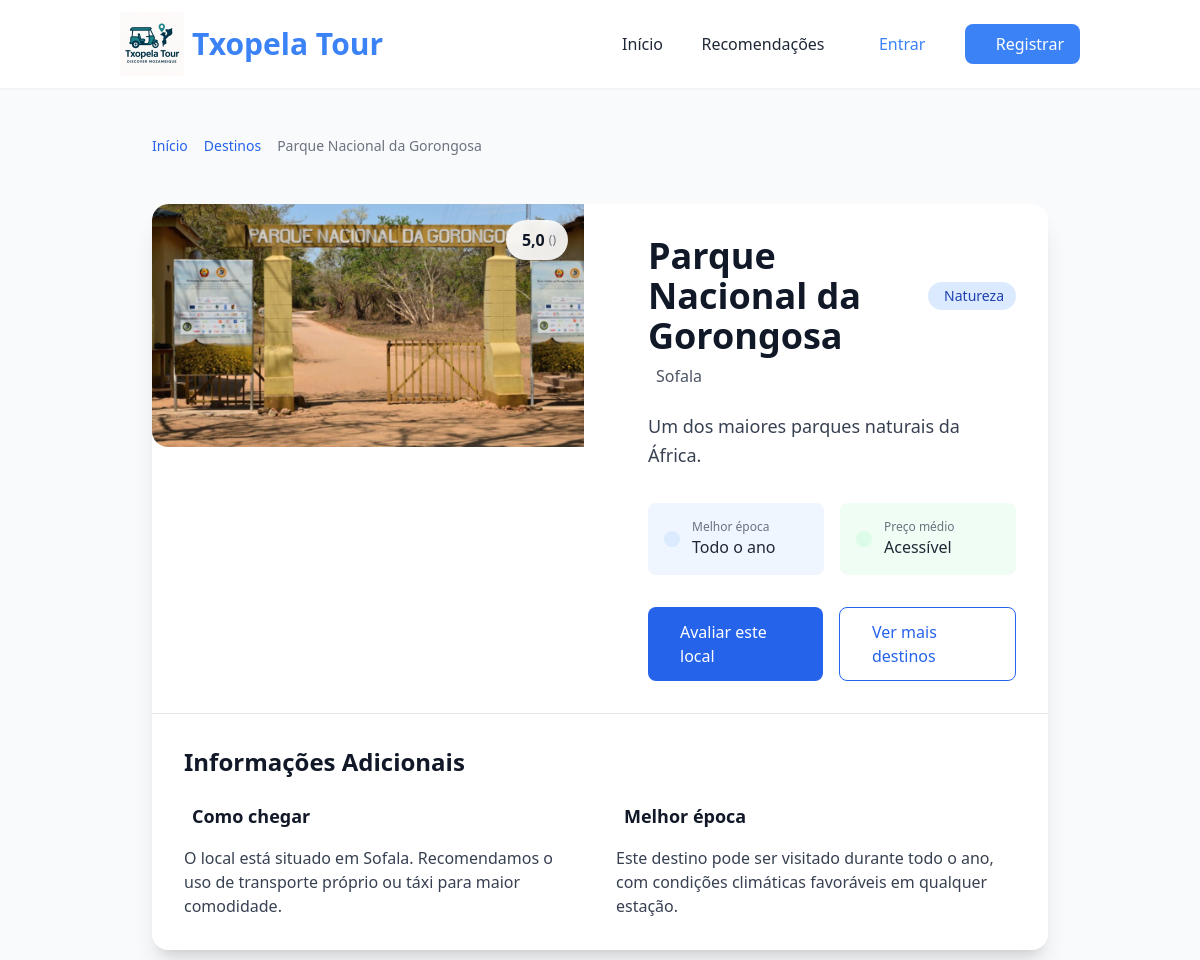
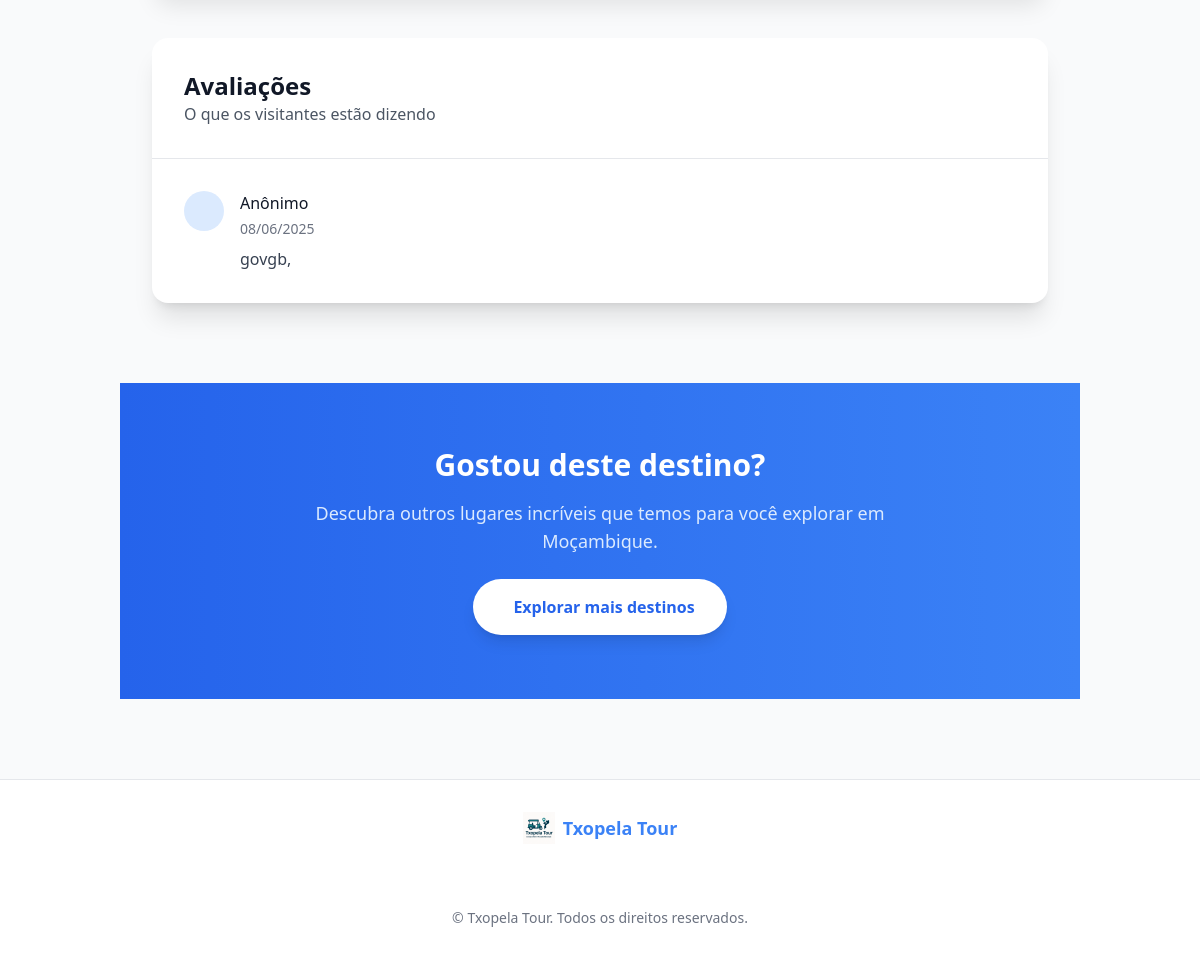
The page /lugar/3/ on the database its author committed (2 pictures, top to bottom).
### turismo/models.py (models this page shows, shortened)
class PontoTuristico(models.Model):
    nome = models.CharField(max_length=100)
    descricao = models.TextField()
    localizacao = models.CharField(max_length=200)
    imagem = models.ImageField(upload_to='pontos/', null=True, blank=True)
    data_cadastro = models.DateTimeField(auto_now_add=True)
    categoria = models.CharField(max_length=100, blank=True, null=True)
    @property
    def media_avaliacoes(self):
        avg = self.avaliacoes.aggregate(Avg('nota'))['nota__avg']
        return round(avg, 1) if avg is not None else "Ainda sem avaliações"

class Avaliacao(models.Model):
    visitante = models.ForeignKey(
        settings.AUTH_USER_MODEL,
        on_delete=models.CASCADE,
        limit_choices_to={'perfilusuario__tipo': 'visitante'}
    )
    lugar = models.ForeignKey(PontoTuristico, on_delete=models.CASCADE, related_name='avaliacoes')
    nota = models.IntegerField(choices=[(i, str(i)) for i in range(1, 6)])
    comentario = models.TextField(blank=True, null=True)  # Made optional
    data_avaliacao = models.DateTimeField(auto_now_add=True)

### turismo/views.py (the view)
# urls.py: path('lugar/<int:lugar_id>/', views.detalhe_ponto, name='detalhe_ponto'),
def detalhe_ponto(request, lugar_id):
    lugar = get_object_or_404(PontoTuristico, id=lugar_id)
    avaliacoes = Avaliacao.objects.filter(lugar=lugar)
    return render(request, 'turismo/detalhe_ponto.html', {
        'lugar': lugar,
        'avaliacoes': avaliacoes,
    })

### turismo/templates/turismo/detalhe_ponto.html (shortened to what this page needs)
{% extends 'turismo/base.html' %}
{% load static %}
{% block content %}
<nav class="container mx-auto px-4 sm:px-6 lg:px-8 py-4">
  <ol class="flex items-center space-x-2 text-sm">
    <li>
      <a href="{% url 'turismo:home' %}" class="text-blue-600 hover:underline">Início</a>
    </li>
    <li>
      <a href="{% url 'turismo:recomendacoes' %}" class="text-blue-600 hover:underline">Destinos</a>
    </li>
    <li class="text-gray-500 truncate max-w-xs">{{ lugar.nome }}</li>
  </ol>
</nav>
<main class="container mx-auto px-4 sm:px-6 lg:px-8 py-8">
  <div class="bg-white rounded-2xl shadow-xl overflow-hidden">
    <div class="grid grid-cols-1 lg:grid-cols-2 gap-8">
      <div class="relative">
        {% if lugar.imagem %}
        <div class="aspect-w-16 aspect-h-12 overflow-hidden rounded-t-2xl lg:rounded-l-2xl lg:rounded-tr-none">
          <img
            src="{{ lugar.imagem.url }}"
            class="w-full h-full object-cover transition-all duration-500 hover:scale-105"
            alt="{{ lugar.nome }}"
            loading="lazy"
          />
        </div>
        {% else %}
        <div class="flex flex-col items-center justify-center bg-gray-100 text-gray-500 h-96 rounded-t-2xl lg:rounded-l-2xl lg:rounded-tr-none">
          <i class="ph ph-image text-5xl mb-4"></i>
          <span class="text-lg font-medium">Sem imagem disponível</span>
        </div>
        {% endif %}
        {% if lugar.media_avaliacoes %}
        <div class="absolute top-4 right-4 bg-white/90 backdrop-blur-sm px-3 py-2 rounded-full shadow-md flex items-center">
          <span class="font-semibold text-gray-900">{{ lugar.media_avaliacoes|floatformat:1 }}</span>
          <span class="text-xs text-gray-500 ml-1">({{ lugar.total_avaliacoes }})</span>
        </div>
        {% endif %}
      </div>
      <div class="p-6 sm:p-8">
        <div class="mb-6">
          <div class="flex items-center justify-between">
            <h1 class="text-3xl sm:text-4xl font-bold text-gray-900">{{ lugar.nome }}</h1>
            <span class="inline-flex items-center px-3 py-1 rounded-full text-sm font-medium bg-blue-100 text-blue-800">
               {{ lugar.categoria }}
            </span>
          </div>
          <div class="flex items-center mt-2 text-gray-600">
            <span>{{ lugar.localizacao }}</span>
          </div>
        </div>
        <div class="prose max-w-none text-gray-700 mb-8">
          <p class="text-lg leading-relaxed">{{ lugar.descricao }}</p>
        </div>
        <div class="grid grid-cols-2 gap-4 mb-8">
          <div class="bg-blue-50 p-4 rounded-lg">
            <div class="flex items-center">
              <div class="p-2 bg-blue-100 rounded-full mr-3">
              </div>
              <div>
                <p class="text-xs text-gray-500">Melhor época</p>
                <p class="font-medium">Todo o ano</p>
              </div>
            </div>
          </div>
          <div class="bg-green-50 p-4 rounded-lg">
            <div class="flex items-center">
              <div class="p-2 bg-green-100 rounded-full mr-3">
              </div>
              <div>
                <p class="text-xs text-gray-500">Preço médio</p>
                <p class="font-medium">Acessível</p>
              </div>
            </div>
          </div>
        </div>
        <div class="flex flex-col sm:flex-row gap-4">
          <a href="{% url 'turismo:avaliar' lugar.id %}"
             class="flex-1 flex items-center justify-center gap-2 bg-blue-600 hover:bg-blue-700 text-white px-6 py-3 rounded-lg font-medium transition-colors duration-300">
             Avaliar este local
          </a>
          <a href="{% url 'turismo:recomendacoes' %}"
             class="flex-1 flex items-center justify-center gap-2 bg-white border border-blue-600 text-blue-600 hover:bg-blue-50 px-6 py-3 rounded-lg font-medium transition-colors duration-300">
             Ver mais destinos
          </a>
        </div>
      </div>
    </div>
    <div class="border-t border-gray-200 p-6 sm:p-8">
      <h2 class="text-2xl font-bold text-gray-900 mb-6">Informações Adicionais</h2>
      <div class="grid grid-cols-1 md:grid-cols-2 gap-8">
        <div>
          <h3 class="flex items-center text-lg font-semibold text-gray-900 mb-4">
             Como chegar
          </h3>
          <p class="text-gray-700">
            O local está situado em {{ lugar.localizacao }}. Recomendamos o uso de transporte próprio ou táxi para maior comodidade.
          </p>
        </div>
        <div>
          <h3 class="flex items-center text-lg font-semibold text-gray-900 mb-4">
             Melhor época
          </h3>
          <p class="text-gray-700">
            Este destino pode ser visitado durante todo o ano, com condições climáticas favoráveis em qualquer estação.
          </p>
        </div>
      </div>
    </div>
  </div>
  {% if avaliacoes %}
  <div class="mt-12 bg-white rounded-2xl shadow-xl overflow-hidden">
    <div class="p-6 sm:p-8 border-b border-gray-200">
      <h2 class="text-2xl font-bold text-gray-900">Avaliações</h2>
      <p class="text-gray-600">O que os visitantes estão dizendo</p>
    </div>
    <div class="divide-y divide-gray-200">
      {% for avaliacao in avaliacoes %}
      <div class="p-6 sm:p-8">
        <div class="flex items-start">
          <div class="flex-shrink-0">
            <div class="h-10 w-10 rounded-full bg-blue-100 flex items-center justify-center text-blue-600">
            </div>
          </div>
          <div class="ml-4 flex-1">
            <div class="flex items-center justify-between">
              <h4 class="font-medium text-gray-900">
                {{ avaliacao.usuario.username|default:"Anônimo" }}
              </h4>
            </div>
            <div class="mt-1 text-sm text-gray-500">
              {{ avaliacao.data_avaliacao|date:"d/m/Y" }}
            </div>
            <div class="mt-2 text-gray-700">
              <p>{{ avaliacao.comentario }}</p>
            </div>
          </div>
        </div>
      </div>
      {% endfor %}
    </div>
  </div>
  {% endif %}
</main>
<section class="bg-gradient-to-r from-blue-600 to-blue-500 py-12 sm:py-16 mt-12">
  <div class="container mx-auto px-4 sm:px-6 lg:px-8 text-center">
    <h2 class="text-2xl sm:text-3xl font-bold text-white mb-4">
      Gostou deste destino?
    </h2>
    <p class="text-lg text-blue-100 max-w-2xl mx-auto mb-6">
      Descubra outros lugares incríveis que temos para você explorar em Moçambique.
    </p>
    <a href="{% url 'turismo:recomendacoes' %}"
       class="inline-flex items-center justify-center gap-2 bg-white text-blue-600 hover:bg-gray-100 px-6 py-3 sm:px-8 sm:py-4 rounded-full font-semibold transition-all duration-300 transform hover:scale-105 shadow-lg">
       Explorar mais destinos
    </a>
  </div>
</section>
{% endblock %}

### rows shown on the page
PontoTuristico: nome "Parque Nacional da Gorongosa", imagem (picture), media_avaliacoes "5,0", categoria "Natureza", localizacao "Sofala", descricao "Um dos maiores parques naturais da África."
Avaliacao: usuario.username "Anônimo", data_avaliacao "08/06/2025", comentario "govgb,"
